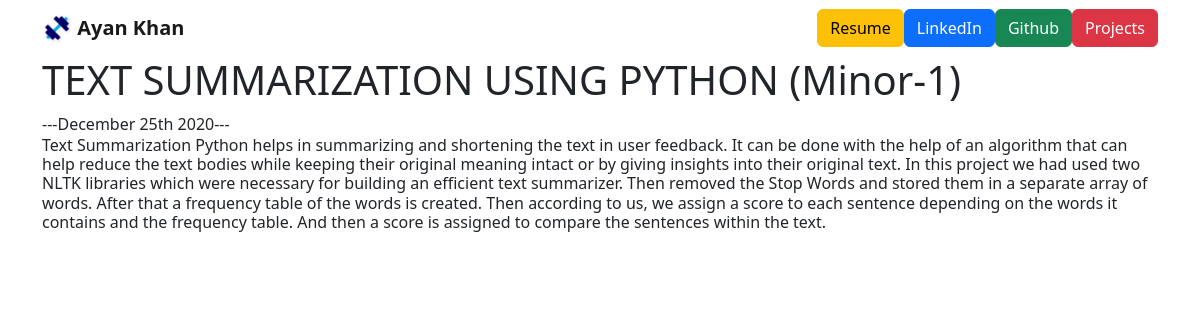
The page /blog/17 on the database its author committed.
### blog/models.py (models this page shows, shortened)
class Blog(models.Model):
	title = models.CharField(max_length=200)
	description = models.TextField()
	date = models.DateField()

### blog/views.py (the view)
# urls.py: path('<int:blog_id>', views.detail, name='detail'),
def detail(request, blog_id):
	blog = get_object_or_404(Blog, pk=blog_id)
	return render(request, 'blog/detail.html', {'blog':blog})

### blog/templates/blog/detail.html
{% extends 'portfolio/base.html' %}
{% block content %}
<h1>{{ blog.title }}</h1>
---{{ blog.date|date:'F jS Y' }}---
<h6>{{ blog.description }}</h6>
{% endblock %}

### portfolio/static/portfolio/custom.css (style rules this page uses)
body { font-family: 'Lato', sans-serif; }

### rows shown on the page
Blog: title "TEXT SUMMARIZATION USING PYTHON (Minor-1)", date "December 25th 2020", description "Text Summarization Python helps in summarizing and shortening the text in user feedback. It can be done with the help of an algorithm that can help reduce the text bodies while keeping their original meaning intact or by giving insights into their original text. In this project we had used two NLTK libraries which were necessary for building an efficient text summarizer. Then removed the Stop Words and stored them in a separate array of words. After that a frequency table of the words is created. Then according to us, we assign a score to each sentence depending on the words it contains and the frequency table. And then a score is assigned to compare the sentences within the text."
